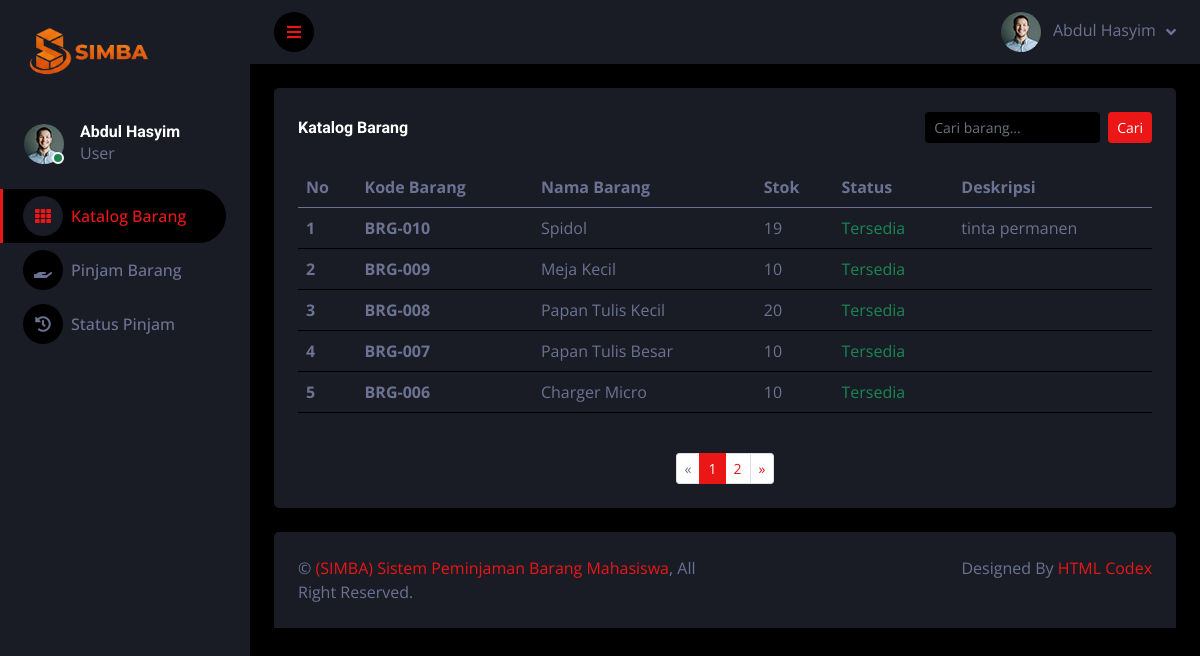
The page /userkatalog.php (signed in) on the database its author committed.
### tables this page shows
CREATE TABLE `barang` (
  `id_barang` int(11) NOT NULL,
  `kode_barang` varchar(20) NOT NULL,
  `nama_barang` varchar(100) NOT NULL,
  `stok` int(11) NOT NULL DEFAULT 0,
  `deskripsi` text DEFAULT NULL,
  `created_at` timestamp NOT NULL DEFAULT current_timestamp()
);

### functions/funcbarang.php (called while the page is built, shortened)
<?php
require_once __DIR__ . '/../konek.php';
function getSemuaBarang($keyword = '', $limit = null, $offset = 0) {
    global $koneksi;
    $where = "";
    $query = "SELECT b.* FROM barang b $where ORDER BY b.created_at DESC";
    if ($limit !== null) {
        $limit = (int)$limit;
        $offset = (int)$offset;
        $query .= " LIMIT $limit OFFSET $offset";
    }
    $result = mysqli_query($koneksi, $query);
    $barang = [];
    while ($row = mysqli_fetch_assoc($result)) {
        $barang[] = $row;
    }
    return $barang;
}
function countSemuaBarang($keyword = '') {
    global $koneksi;
    $where = "";
    $query = "SELECT COUNT(*) as total FROM barang $where";
    $result = mysqli_query($koneksi, $query);
    $row = mysqli_fetch_assoc($result);
    return (int)$row['total'];
}
?>

### userkatalog.php (the view, shortened to what this page needs)
<?php
require_once 'functions/functions.php';
require_once 'functions/funcbarang.php';
require_once 'header_user.php';
$keyword = $_GET['search'] ?? '';
$limit = 5;
$page = (int)($_GET['page'] ?? 1);
$offset = ($page - 1) * $limit;
$total_data = countSemuaBarang($keyword);
$total_pages = ceil($total_data / $limit);
$daftar_barang = getSemuaBarang($keyword, $limit, $offset);
?>
<div class="container-fluid pt-4 px-4">
    <div class="row g-4">
        <div class="col-12">
            <div class="bg-secondary rounded h-100 p-4">
                <div class="d-flex align-items-center justify-content-between mb-4">
                    <h6 class="mb-0">Katalog Barang</h6>
                    <form method="GET" class="d-flex">
                        <input type="text" name="search" class="form-control form-control-sm me-2" placeholder="Cari barang..." value="<?= htmlspecialchars($keyword) ?>">
                        <button type="submit" class="btn btn-sm btn-primary">Cari</button>
                    </form>
                </div>
                <div class="table-responsive">
                    <table class="table">
                        <thead>
                            <tr>
                                <th scope="col">No</th>
                                <th scope="col">Kode Barang</th>
                                <th scope="col">Nama Barang</th>
                                <th scope="col">Stok</th>
                                <th scope="col">Status</th>
                                <th scope="col">Deskripsi</th>
                            </tr>
                        </thead>
                        <tbody>
                            <?php if (count($daftar_barang) > 0): ?>
                                <?php $no = 1; foreach ($daftar_barang as $barang): ?>
                                    <tr>
                                        <th scope="row"><?= $no++ ?></th>
                                        <td><strong><?= htmlspecialchars($barang['kode_barang']) ?></strong></td>
                                        <td><?= htmlspecialchars($barang['nama_barang']) ?></td>
                                        <td><?= $barang['stok'] ?></td>
                                        <td>
                                            <?php if ($barang['stok'] > 0): ?>
                                                <span class="text-success">Tersedia</span>
                                            <?php else: ?>
                                                <span class="text-danger">Tidak Tersedia</span>
                                            <?php endif; ?>
                                        </td>
                                        <td><?= htmlspecialchars($barang['deskripsi']) ?></td>
                                    </tr>
                                <?php endforeach; ?>
                            <?php else: ?>
                                <tr>
                                    <td colspan="6" class="text-center">Tidak ada data barang.</td>
                                </tr>
                            <?php endif; ?>
                        </tbody>
                    </table>
                </div>
                <?php if ($total_pages > 1): ?>
                <nav aria-label="Page navigation" class="mt-4">
                    <ul class="pagination pagination-sm justify-content-center mb-0">
                        <li class="page-item <?= $page <= 1 ? 'disabled' : '' ?>">
                            <a class="page-link" href="?page=<?= $page - 1 ?>&search=<?= urlencode($keyword) ?>" aria-label="Previous">
                                <span aria-hidden="true">&laquo;</span>
                            </a>
                        </li>
                        <?php for ($i = 1; $i <= $total_pages; $i++): ?>
                            <li class="page-item <?= $page == $i ? 'active' : '' ?>">
                                <a class="page-link" href="?page=<?= $i ?>&search=<?= urlencode($keyword) ?>"><?= $i ?></a>
                            </li>
                        <?php endfor; ?>
                        <li class="page-item <?= $page >= $total_pages ? 'disabled' : '' ?>">
                            <a class="page-link" href="?page=<?= $page + 1 ?>&search=<?= urlencode($keyword) ?>" aria-label="Next">
                                <span aria-hidden="true">&raquo;</span>
                            </a>
                        </li>
                    </ul>
                </nav>
                <?php endif; ?>
            </div>
        </div>
    </div>
</div>
<?php
require_once 'footer.php';
?>

### rows shown on the page
barang: kode_barang "BRG-010", nama_barang "Spidol", stok "19", shows "Tersedia", deskripsi "tinta permanen"
barang: kode_barang "BRG-009", nama_barang "Meja Kecil", stok "10", shows "Tersedia"
barang: kode_barang "BRG-008", nama_barang "Papan Tulis Kecil", stok "20", shows "Tersedia"
barang: kode_barang "BRG-007", nama_barang "Papan Tulis Besar", stok "10", shows "Tersedia"
barang: kode_barang "BRG-006", nama_barang "Charger Micro", stok "10", shows "Tersedia"

### other values the page prints
$_SESSION['user_nama'] "Abdul Hasyim"
